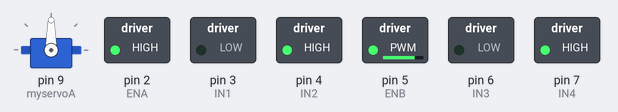
Bench run of a sketch on a simulated Arduino Uno, built with avr-gcc and run on an emulated ATmega328P. Parts: servo, switched loads named in the sketch (green lamp = pin HIGH). What the sketch prints to the serial monitor is not drawn.

Above: at 0.05 s.
At 1.5 s:
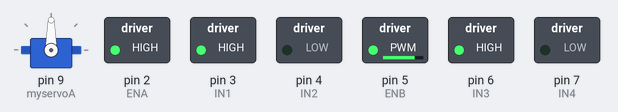
At 2.95 s:
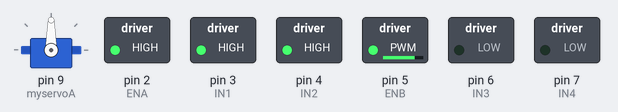
At 3.7 s:
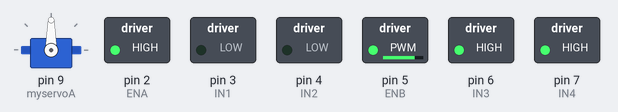
At 4.45 s:
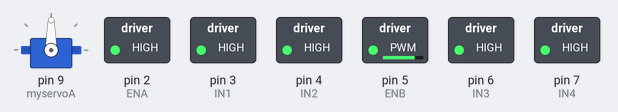
At 5.95 s:
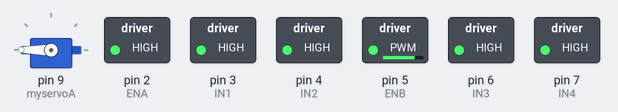
Timing chart, 0 to 7.8 s (numbered marks = the images above):
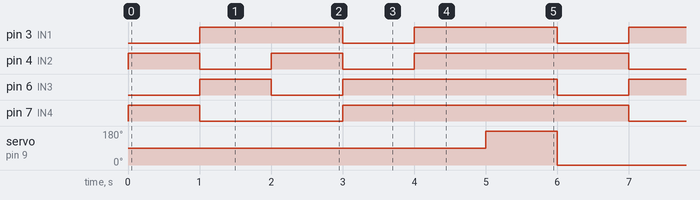

The sketch:

seeding_through_Blynk.ino
```cpp
#include <Servo.h>

///////////      MOTOR DRIVER   /////
int ENA = 2; //Connect on Arduino, Pin 2
int IN1 = 3; //Connect on Arduino, Pin 3
int IN2 = 4; //Connect on Arduino, Pin 4
int ENB = 5; //Connect on Arduino, Pin 5
int IN3 = 6; //Connect on Arduino, Pin 6
int IN4 = 7; //Connect on Arduino, Pin 7

//Servo
Servo myservoA;

void setup() {
  // put your setup code here, to run once:
  /////    MOTOR DRIVER  ///
  pinMode(ENA, OUTPUT);
  pinMode(ENB, OUTPUT);
  pinMode(IN1, OUTPUT);
  pinMode(IN2, OUTPUT);
  pinMode(IN3, OUTPUT);
  pinMode(IN4, OUTPUT);

  Serial.begin(9600);

  Serial.println("Setting speed for motor");
  analogWrite(ENA, 200); // Activer moteur A
  analogWrite(ENB, 200); // Activer moteur B

  Serial.println("Attaching Servo Motor");
  myservoA.attach(9);  // attaches the servo on pin 9 to the servo object

}

void loop() {
  // put your main code here, to run repeatedly:
  driveForward();
  delay(1000);

  driveBackword();
  delay(1000);

  driveLeft();
  delay(1000);

  driveRight();
  delay(1000);

  driveStop();
  delay(1000);

  openServo();
}

void driveForward() {
  digitalWrite(IN1, LOW); //Forward
  digitalWrite(IN2, HIGH);
  digitalWrite(IN3, LOW);
  digitalWrite(IN4, HIGH);

}

void driveStop() {
  digitalWrite(IN1, HIGH); //Stop
  digitalWrite(IN2, HIGH);
  digitalWrite(IN3, HIGH);
  digitalWrite(IN4, HIGH);

}

void driveBackword() {
  digitalWrite(IN1, HIGH); //Backword
  digitalWrite(IN2, LOW);
  digitalWrite(IN3, HIGH);
  digitalWrite(IN4, LOW);

}

void driveLeft() {
  digitalWrite(IN1, HIGH); //Left
  digitalWrite(IN2, HIGH);
  digitalWrite(IN3, LOW);
  digitalWrite(IN4, LOW);

}

void driveRight() {
  digitalWrite(IN1, LOW); //Right
  digitalWrite(IN2, LOW);
  digitalWrite(IN3, HIGH);
  digitalWrite(IN4, HIGH);

}

void openServo(){
  /**for (int posA = 0; posA <= 360; posA += 1)
    {
      myservoA.write(posA);
      delay(15);

    }
    //delay(200);
   for (int posA = 360; posA >= 0; posA -= 1)
    {
      myservoA.write(posA);
      delay(15);
    }
   **/
   myservoA.write(360);
   delay(1000);
   myservoA.write(0);
}
```

Measured:
- by itself, pin 3 (IN1): alternates HIGH for 2.0 s and LOW for 1.0 s
- by itself, pin 4 (IN2): repeats every 6.0 s: LOW 1.0 s, HIGH 1.0 s, LOW 1.0 s, HIGH 3.0 s
- by itself, pin 6 (IN3): repeats every 6.0 s: LOW 1.0 s, HIGH 3.0 s, LOW 1.0 s, HIGH 1.0 s
- by itself, pin 7 (IN4): repeats every 6.0 s: LOW 2.0 s, HIGH 4.0 s
- by itself, servo on pin 9 (myservoA): alternates 180° for 1.0 s and 0° for 5.0 s
